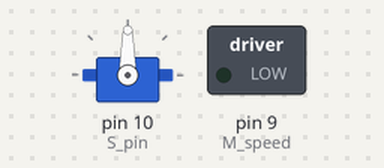
Bench run of a sketch on a simulated Arduino Uno, built with avr-gcc and run on an emulated ATmega328P. On the bench: servo, switched loads named in the sketch (green lamp = pin HIGH).

Above: at 0.05 s.
At 2.9 s:
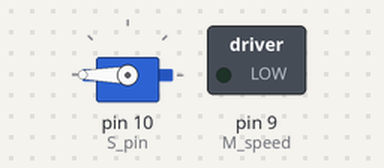
At 4.6 s:
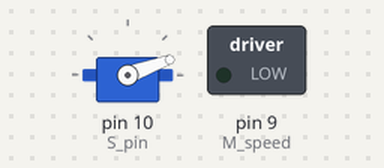
At 6.3 s:
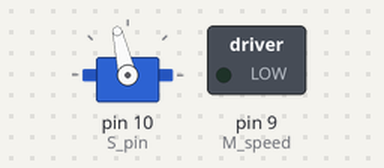
Timing chart, 0 to 8.2 s (numbered marks = the images above):
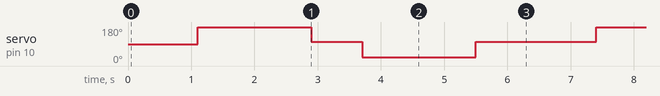

The sketch:

RoboCar.ino
```cpp
#include <Servo.h>

#define blu_rx 0 // Bluetooth RX pin
#define blu_tx 1 // Bluetooth TX pin

#define ul_echo 2 // Ultrasonic sensor Echo pin
#define ul_trig 3  // Ultrasonic Sensor Trig pin

#define ML_1 4  // left side motors control input 1
#define ML_2 5  // left side motors control input 2
#define MR_1 6  // right side motors control input 1
#define MR_2 7  // Roght side motors control input 2
#define M_speed 9 // All motor speed pin (ENA & ENB pins)
# define M_delay90 500 // Delay needed for rotating the car 90 degree

#define S_pin 10 // Servo motor pin
#define spoint 103 // Servo default position
Servo servo;
char mode = 'C',val;
int distance,L,R,Left,Right;

void setup(){
  Serial.begin(9600); // burd rate
  pinMode(ul_echo,OUTPUT);
  pinMode(ul_trig,INPUT);
  servo.attach(S_pin);
}

void loop(){
  if(Serial.available() > 0){
    // Bluetooth signal available
    val = Serial.read();
    processVal(val); // Process the value got from the Bluetooth and do the task
    return;
  }
  if(mode = 'O'){
    // In Obstacle avoidance mode
    obstacle();
  }
}

void processVal(char value){
  if(mode == 'C'){
    // in Control mode
    switch(value){
      case 'L':
        // Move left side
        left();
        break;
      case 'R':
        // Move right side
        right();
        break;
      case 'B':
        // Move back side
        backward();
        break;
      case 'F':
        // Move forward
        forward();
        break;
      case 'S':
        // stop movement
        stop();
        break;
      // below cases are for changing mode
      case 'C':
        // Change mode to control
        mode = 'C';
        break;
      case 'O':
        // Change mode to obstacle Avoiding
        mode= 'O';
        break;
    }
  }
  else if(mode = 'O'){
    // In obstacle mode
    switch(value){
      case 'S':
        stop();
        break;
      // below cases are for changing modes
      case 'C':
        mode = 'C';
        break;
    }
  }
}

void left(){
  digitalWrite(MR_1,HIGH);
  digitalWrite(MR_2,LOW);
  digitalWrite(ML_1,LOW);
  digitalWrite(ML_2,HIGH);
}

void right(){
  digitalWrite(MR_1,LOW);
  digitalWrite(MR_2,HIGH);
  digitalWrite(ML_1,HIGH);
  digitalWrite(ML_2,LOW);
}
void forward(){
  digitalWrite(MR_1,HIGH);
  digitalWrite(MR_2,LOW);
  digitalWrite(ML_1,HIGH);
  digitalWrite(ML_2,LOW);
}
void backward(){
  digitalWrite(MR_1,LOW);
  digitalWrite(MR_2,HIGH);
  digitalWrite(ML_1,LOW);
  digitalWrite(ML_2,HIGH);
}
void stop(){
  backward();
  delay(100);
  analogWrite(M_speed,0);
}
void obstacle (){
  distance = ultrasonic(); // Get the current distance
  if (distance <= 12) {
    // Distance less than 12 Cm
    stop();
    /*backward();
    delay(100);*/
    //stop();
    L = leftsee();
    servo.write(spoint);
    delay(800);
    R = rightsee();
    servo.write(spoint);
    if (L < R) {
      right();
      delay(M_delay90);
      stop();
      delay(200);
    } else if (L > R) {
      left();
      delay(M_delay90);
      stop();
      delay(200);
    }
  } else {
    forward();
  }
}

int ultrasonic() {
  // Read the value of ul sensor and return it.in cm
  digitalWrite(ul_trig, LOW);
  delayMicroseconds(4);
  digitalWrite(ul_trig, HIGH);
  delayMicroseconds(10);
  digitalWrite(ul_trig, LOW);
  long t = pulseIn(ul_echo, HIGH);
  long cm = t / 29 / 2; //time convert distance
  return cm;
}
int rightsee() {
  // Rotate the servo motor to right side and return the ultrasonic sensor value
  servo.write(20);
  delay(800);
  Left = ultrasonic();
  return left;
}

int leftsee() {
  // Rotate the servo to left side and return the ultrasonic sensor value
  servo.write(180);
  delay(800);
  Right = ultrasonic();
  return right;
}
```

Measured:
- by itself, servo on pin 10 (S_pin): repeats every 6.3 s: 103° 0.80 s, 20° 1.8 s, 103° 1.9 s, 180° 1.8 s
